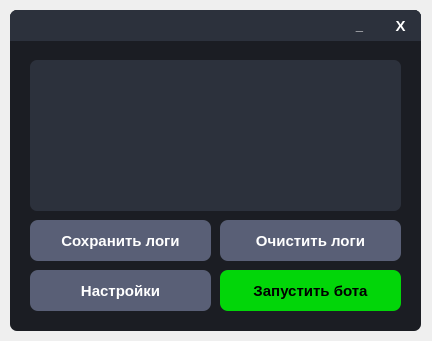
<?xml version="1.0" encoding="UTF-8"?>
<ui version="4.0">
 <class>MainWindow</class>
 <widget class="QMainWindow" name="MainWindow">
  <property name="geometry">
   <rect>
    <x>0</x>
    <y>0</y>
    <width>432</width>
    <height>341</height>
   </rect>
  </property>
  <property name="windowTitle">
   <string>MainWindow</string>
  </property>
  <widget class="QWidget" name="centralwidget">
   <widget class="QFrame" name="Window">
    <property name="geometry">
     <rect>
      <x>10</x>
      <y>10</y>
      <width>411</width>
      <height>321</height>
     </rect>
    </property>
    <property name="styleSheet">
     <string notr="true">QFrame{
	border-radius: 7px;
	background-color: #1B1D23;
}</string>
    </property>
    <property name="frameShape">
     <enum>QFrame::StyledPanel</enum>
    </property>
    <property name="frameShadow">
     <enum>QFrame::Raised</enum>
    </property>
    <widget class="QFrame" name="WindowFrame">
     <property name="geometry">
      <rect>
       <x>0</x>
       <y>0</y>
       <width>411</width>
       <height>31</height>
      </rect>
     </property>
     <property name="styleSheet">
      <string notr="true">QFrame{
	border-bottom-left-radius: 0px;
	border-bottom-right-radius: 0px;
	background-color: #2C313C;
}</string>
     </property>
     <property name="frameShape">
      <enum>QFrame::StyledPanel</enum>
     </property>
     <property name="frameShadow">
      <enum>QFrame::Raised</enum>
     </property>
     <widget class="QPushButton" name="CloseWindowButton">
      <property name="geometry">
       <rect>
        <x>370</x>
        <y>0</y>
        <width>41</width>
        <height>31</height>
       </rect>
      </property>
      <property name="font">
       <font>
        <pointsize>11</pointsize>
        <weight>75</weight>
        <bold>true</bold>
       </font>
      </property>
      <property name="cursor">
       <cursorShape>PointingHandCursor</cursorShape>
      </property>
      <property name="styleSheet">
       <string notr="true">QPushButton{
	color: white;
	border: none;
	border-top-right-radius: 7px;
	background-color: #2C313C;
}

QPushButton:hover{
	background-color: #45494D;
}

QPushButton:pressed{
	color: #EA2F4E;
}</string>
      </property>
      <property name="text">
       <string>X</string>
      </property>
     </widget>
     <widget class="QPushButton" name="MinimizeWindowButton">
      <property name="geometry">
       <rect>
        <x>329</x>
        <y>0</y>
        <width>41</width>
        <height>31</height>
       </rect>
      </property>
      <property name="font">
       <font>
        <pointsize>10</pointsize>
        <weight>75</weight>
        <bold>true</bold>
       </font>
      </property>
      <property name="cursor">
       <cursorShape>PointingHandCursor</cursorShape>
      </property>
      <property name="styleSheet">
       <string notr="true">QPushButton{
	color: white;
	border: none;
	border-top-right-radius: 7px;
	background-color: #2C313C;
}

QPushButton:hover{
	background-color: #45494D;
}

QPushButton:pressed{
	color: #EA2F4E;
}</string>
      </property>
      <property name="text">
       <string>_</string>
      </property>
      <property name="default">
       <bool>false</bool>
      </property>
     </widget>
    </widget>
    <widget class="QPushButton" name="StartBotButton">
     <property name="geometry">
      <rect>
       <x>210</x>
       <y>260</y>
       <width>181</width>
       <height>41</height>
      </rect>
     </property>
     <property name="font">
      <font>
       <pointsize>11</pointsize>
       <weight>75</weight>
       <bold>true</bold>
      </font>
     </property>
     <property name="cursor">
      <cursorShape>PointingHandCursor</cursorShape>
     </property>
     <property name="styleSheet">
      <string notr="true">QPushButton{
	border-radius: 8px;
	background-color: #02d609;
}

QPushButton:hover{
	background-color: #02c709;
}

QPushButton:pressed{
	background-color: #04b309;
}</string>
     </property>
     <property name="text">
      <string>Запустить бота</string>
     </property>
    </widget>
    <widget class="QPushButton" name="BotSettingsButton">
     <property name="geometry">
      <rect>
       <x>20</x>
       <y>260</y>
       <width>181</width>
       <height>41</height>
      </rect>
     </property>
     <property name="font">
      <font>
       <pointsize>11</pointsize>
       <weight>75</weight>
       <bold>true</bold>
      </font>
     </property>
     <property name="cursor">
      <cursorShape>PointingHandCursor</cursorShape>
     </property>
     <property name="styleSheet">
      <string notr="true">QPushButton{
	color: white;
	border-radius: 8px;
	background-color: #595F76;
}

QPushButton:hover{
	background-color: #50566E;
}

QPushButton:pressed{
	background-color: #434965;
}</string>
     </property>
     <property name="text">
      <string>Настройки</string>
     </property>
    </widget>
    <widget class="QListWidget" name="LogListWidget">
     <property name="geometry">
      <rect>
       <x>20</x>
       <y>50</y>
       <width>371</width>
       <height>151</height>
      </rect>
     </property>
     <property name="font">
      <font>
       <pointsize>8</pointsize>
       <weight>75</weight>
       <bold>true</bold>
      </font>
     </property>
     <property name="tabletTracking">
      <bool>false</bool>
     </property>
     <property name="autoFillBackground">
      <bool>false</bool>
     </property>
     <property name="styleSheet">
      <string notr="true">color: white;
border-radius: 7px;
background-color: #2C313C;
</string>
     </property>
     <property name="frameShape">
      <enum>QFrame::StyledPanel</enum>
     </property>
     <property name="frameShadow">
      <enum>QFrame::Sunken</enum>
     </property>
     <property name="lineWidth">
      <number>1</number>
     </property>
     <property name="verticalScrollBarPolicy">
      <enum>Qt::ScrollBarAsNeeded</enum>
     </property>
     <property name="horizontalScrollBarPolicy">
      <enum>Qt::ScrollBarAsNeeded</enum>
     </property>
     <property name="sizeAdjustPolicy">
      <enum>QAbstractScrollArea::AdjustIgnored</enum>
     </property>
     <property name="autoScroll">
      <bool>true</bool>
     </property>
     <property name="tabKeyNavigation">
      <bool>false</bool>
     </property>
     <property name="showDropIndicator" stdset="0">
      <bool>true</bool>
     </property>
     <property name="dragDropOverwriteMode">
      <bool>false</bool>
     </property>
     <property name="alternatingRowColors">
      <bool>false</bool>
     </property>
     <property name="verticalScrollMode">
      <enum>QAbstractItemView::ScrollPerItem</enum>
     </property>
     <property name="horizontalScrollMode">
      <enum>QAbstractItemView::ScrollPerItem</enum>
     </property>
     <property name="movement">
      <enum>QListView::Static</enum>
     </property>
     <property name="flow">
      <enum>QListView::TopToBottom</enum>
     </property>
     <property name="isWrapping" stdset="0">
      <bool>false</bool>
     </property>
     <property name="resizeMode">
      <enum>QListView::Fixed</enum>
     </property>
     <property name="layoutMode">
      <enum>QListView::SinglePass</enum>
     </property>
     <property name="viewMode">
      <enum>QListView::ListMode</enum>
     </property>
     <property name="uniformItemSizes">
      <bool>false</bool>
     </property>
     <property name="wordWrap">
      <bool>false</bool>
     </property>
     <property name="selectionRectVisible">
      <bool>false</bool>
     </property>
     <property name="sortingEnabled">
      <bool>false</bool>
     </property>
    </widget>
    <widget class="QPushButton" name="SaveLogButton">
     <property name="geometry">
      <rect>
       <x>20</x>
       <y>210</y>
       <width>181</width>
       <height>41</height>
      </rect>
     </property>
     <property name="font">
      <font>
       <pointsize>11</pointsize>
       <weight>75</weight>
       <bold>true</bold>
      </font>
     </property>
     <property name="cursor">
      <cursorShape>PointingHandCursor</cursorShape>
     </property>
     <property name="styleSheet">
      <string notr="true">QPushButton{
	color: white;
	border-radius: 8px;
	background-color: #595F76;
}

QPushButton:hover{
	background-color: #50566E;
}

QPushButton:pressed{
	background-color: #434965;
}</string>
     </property>
     <property name="text">
      <string>Сохранить логи</string>
     </property>
    </widget>
    <widget class="QPushButton" name="ClearLogButton">
     <property name="geometry">
      <rect>
       <x>210</x>
       <y>210</y>
       <width>181</width>
       <height>41</height>
      </rect>
     </property>
     <property name="font">
      <font>
       <pointsize>11</pointsize>
       <weight>75</weight>
       <bold>true</bold>
      </font>
     </property>
     <property name="cursor">
      <cursorShape>PointingHandCursor</cursorShape>
     </property>
     <property name="styleSheet">
      <string notr="true">QPushButton{
	color: white;
	border-radius: 8px;
	background-color: #595F76;
}

QPushButton:hover{
	background-color: #50566E;
}

QPushButton:pressed{
	background-color: #434965;
}</string>
     </property>
     <property name="text">
      <string>Очистить логи</string>
     </property>
    </widget>
   </widget>
  </widget>
 </widget>
 <resources/>
 <connections/>
</ui>
